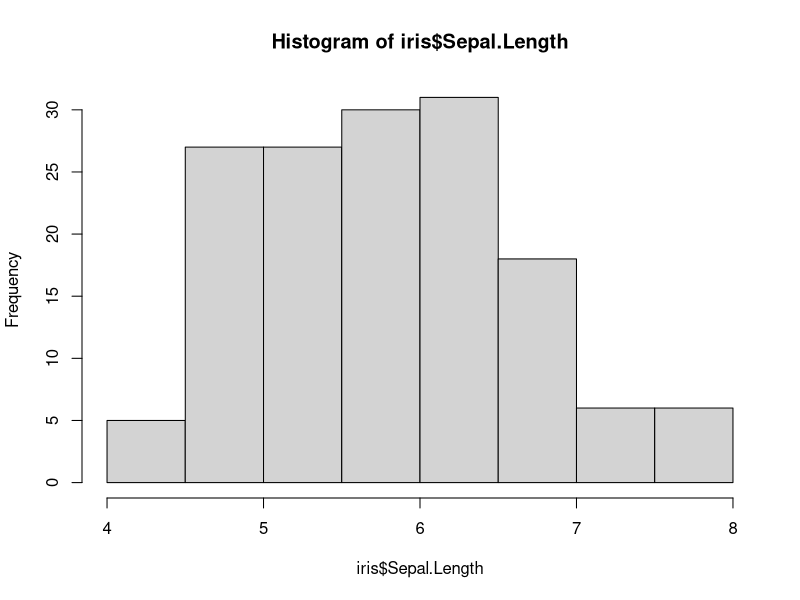
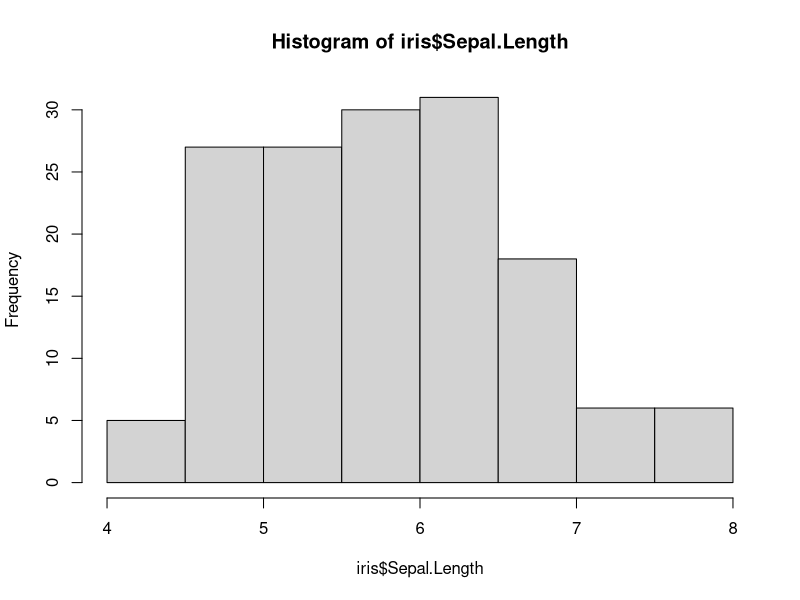
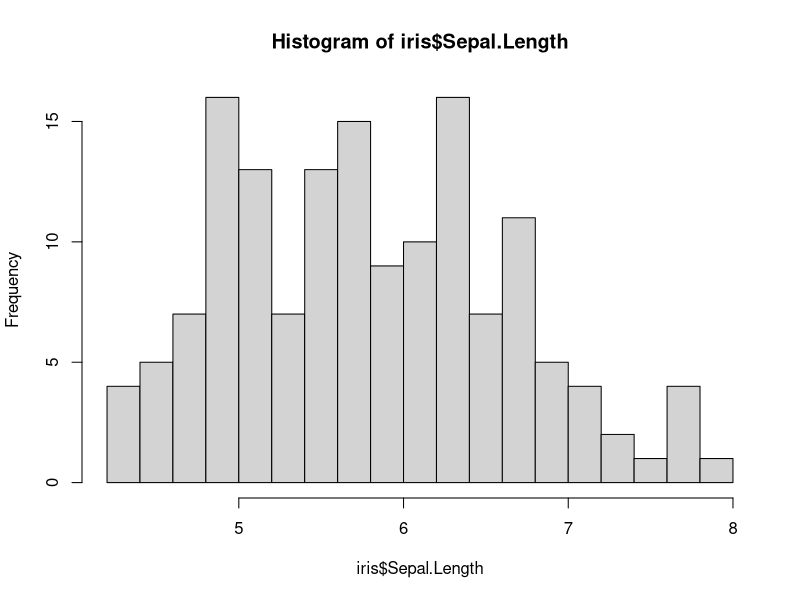
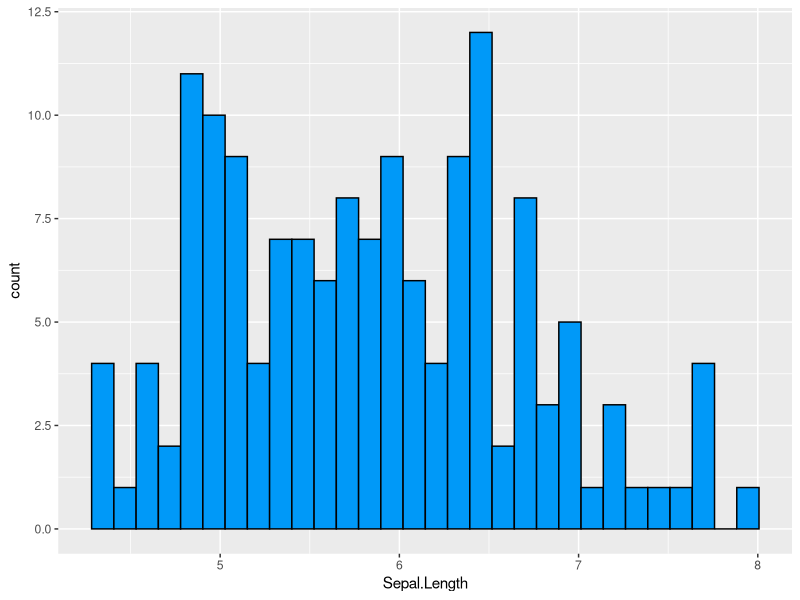
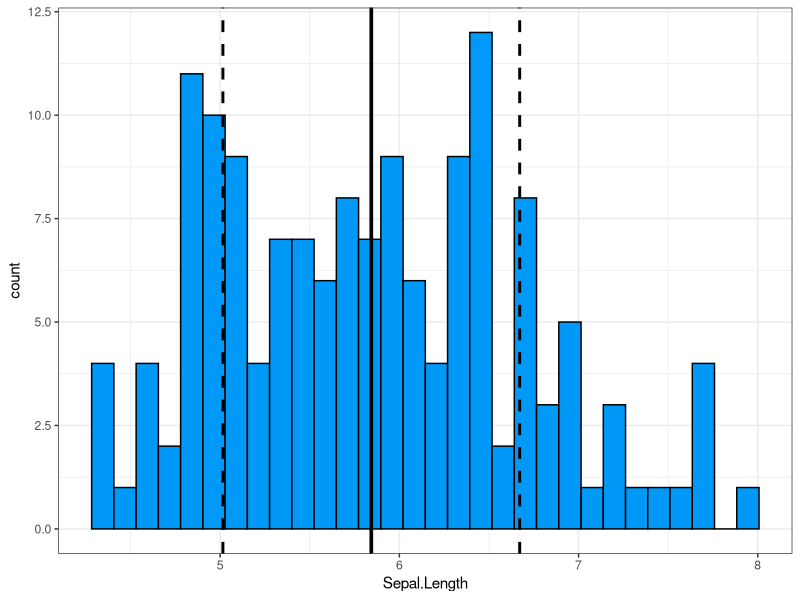
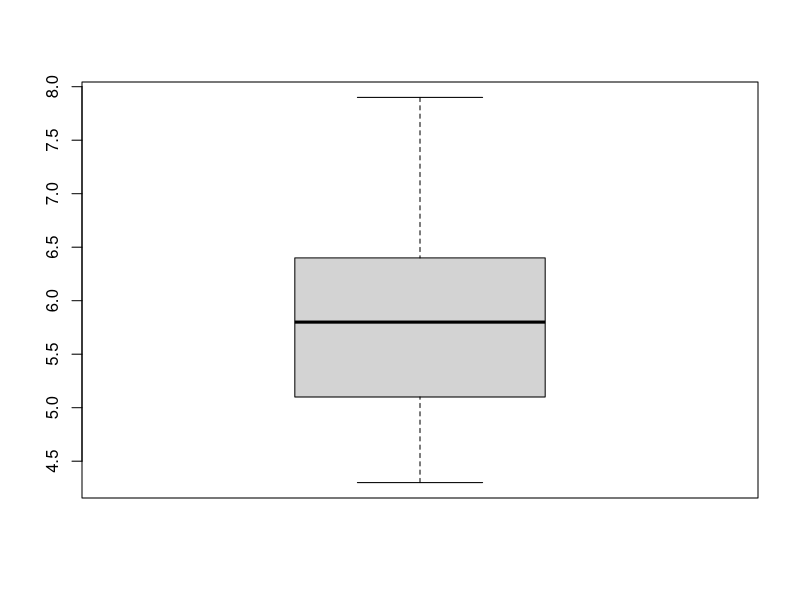
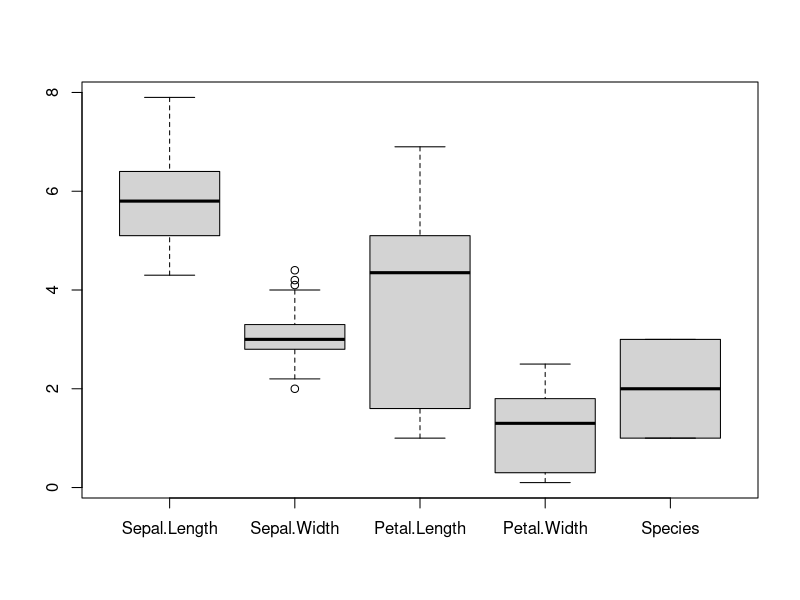

Source code (R) for these figures, in order:
## ---- chunk 1
#| echo: true
range(iris$Sepal.Length)
IQR(iris$Sepal.Length)
quantile(iris$Sepal.Length)
## ---- chunk 2
hist(iris$Sepal.Length)
## ---- chunk 3
#| echo: true
hist(iris$Sepal.Length)
## ---- chunk 4
#| echo: true
hist(iris$Sepal.Length, 
     breaks = 15)
## ---- chunk 5
#| echo: true
library(ggplot2)
ggplot(iris, aes(Sepal.Length)) +
  geom_histogram(color = "#000000", fill = "#0099F8") 
## ---- chunk 6
#| echo: true
ggplot(iris, aes(Sepal.Length)) +
  geom_histogram(color = "#000000", fill = "#0099F8") +
  geom_vline(aes(xintercept = mean(Sepal.Length)), color = "#000000", size = 1.25) +
  geom_vline(aes(xintercept = mean(Sepal.Length) + sd(Sepal.Length)), color = "#000000", size = 1, linetype = "dashed") +
  geom_vline(aes(xintercept = mean(Sepal.Length) - sd(Sepal.Length)), color = "#000000", size = 1, linetype = "dashed") +
  theme_bw()
## ---- chunk 7
#| echo: true
boxplot(iris$Sepal.Length)
## ---- chunk 8
#| echo: true
boxplot(iris)
